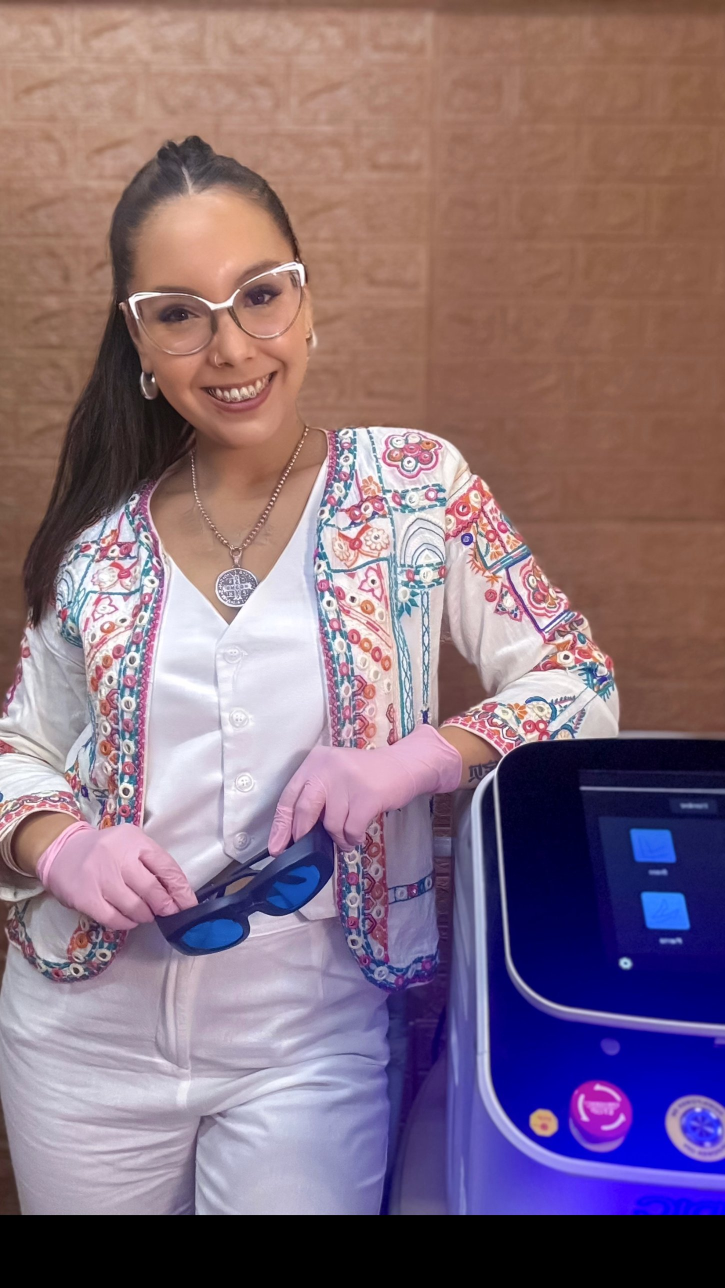
#> input picture material/flor-hero-retocada-original.jpg, 1449 x 2576 px (shown at 1/2 size)
$ python optimizar_imagenes.py
#> lines starting #> are read from the running program, lines starting #| are printed output that depends on the picture
"""Genera las imágenes livianas de la página en img/ (WebP, en dos tamaños cada una).
Uso: python3 preview/optimizar_imagenes.py   (después correr python3 preview/build.py)
Las fotos de Flor y del gabinete salen de los originales de material/ (mejor calidad de partida);
las miniaturas de Instagram, de preview/ig/. Los logos y la firma ya están en WebP y se copian.
"""
import shutil
from pathlib import Path
from PIL import Image, ImageOps

RAIZ = Path(__file__).resolve().parent.parent
MAT, PREV, OUT = RAIZ / "material", RAIZ / "preview", RAIZ / "img"
OUT.mkdir(exist_ok=True)
CALIDAD = 68  # WebP: buen equilibrio entre nitidez y peso para fotos


def abrir(p):
    return ImageOps.exif_transpose(Image.open(p)).convert("RGB")
#> returned value is the input picture: PIL image 1449x2576 RGB; mean R, G, B 134, 109.7, 123.6


def recorte_45(im, arriba):
    """Recorta a 4:5 desde `arriba` (sin pasarse del borde)."""
    w, h = im.size
    t = round(w * 5 / 4)
    y = max(0, min(arriba, h - t))
    return im.crop((0, y, w, y + t))


def sin_franja_negra(im):
    """Quita filas casi negras al pie (capturas con barra)."""
    px = im.convert("L").load()
    w, h = im.size
#> w = 1449; h = 2576
    b = h
#> b = 2576
    while b > 0 and sum(px[x, b - 1] for x in range(0, w, 8)) / len(range(0, w, 8)) < 20:
        b -= 1
#> this loop made 146 passes
#> b on passes 1 to 12: 2575, 2574, 2573, 2572, 2571, 2570, 2569, 2568, 2567, 2566, 2565, 2564
#> after the loop, b = 2430
    return im.crop((0, 0, w, b))
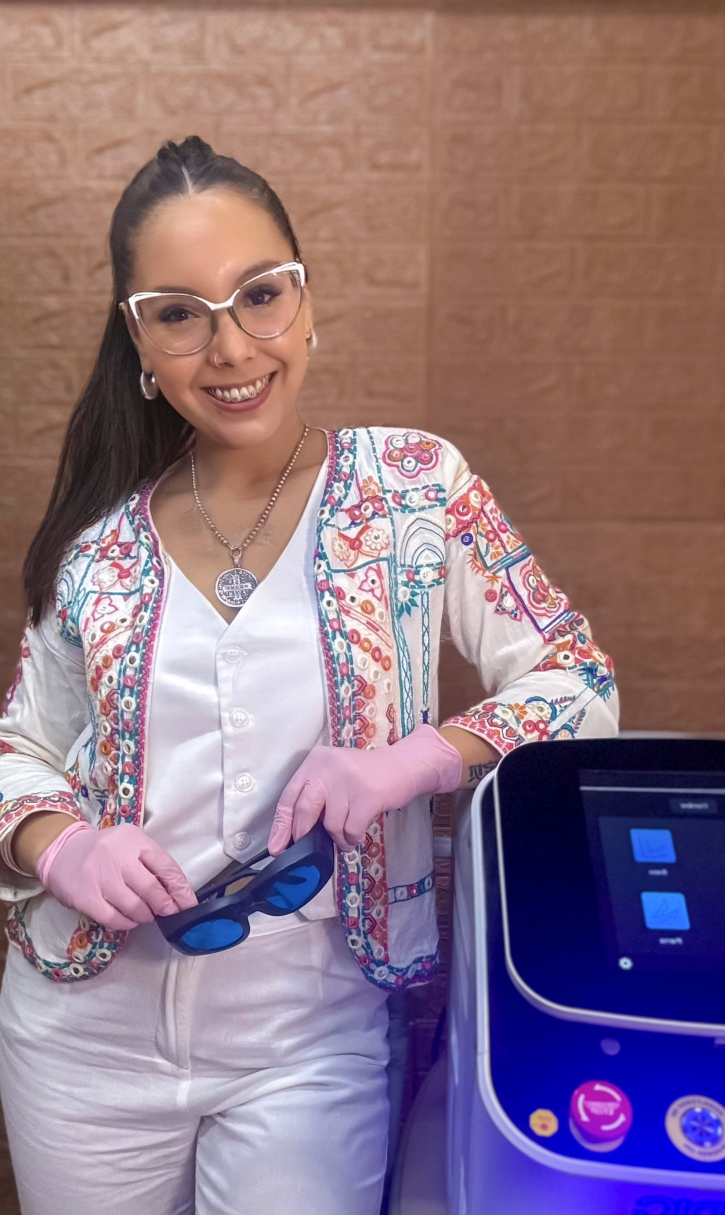
#> returned value: PIL image 1449x2430 RGB (shown at 1/2 size); mean R, G, B 142.1, 116.3, 131


def guardar(im, nombre, anchos):
    for a in anchos:
        x = im.resize((a, round(im.height * a / im.width)), Image.LANCZOS)
        x.save(OUT / f"{nombre}-{a}.webp", "WEBP", quality=CALIDAD, method=6)


fotos = {
    # nombre: (original, recorte desde arriba, anchos)
    "flor-hero": (sin_franja_negra(abrir(MAT / "flor-hero-retocada-original.jpg")), 140, (480, 720)),
    "flor-trabajando": (abrir(MAT / "flor-trabajando-original.jpg"), 46, (480, 720)),
    "gabinete": (abrir(MAT / "gabinete-original.jpg"), 60, (480, 720)),
}
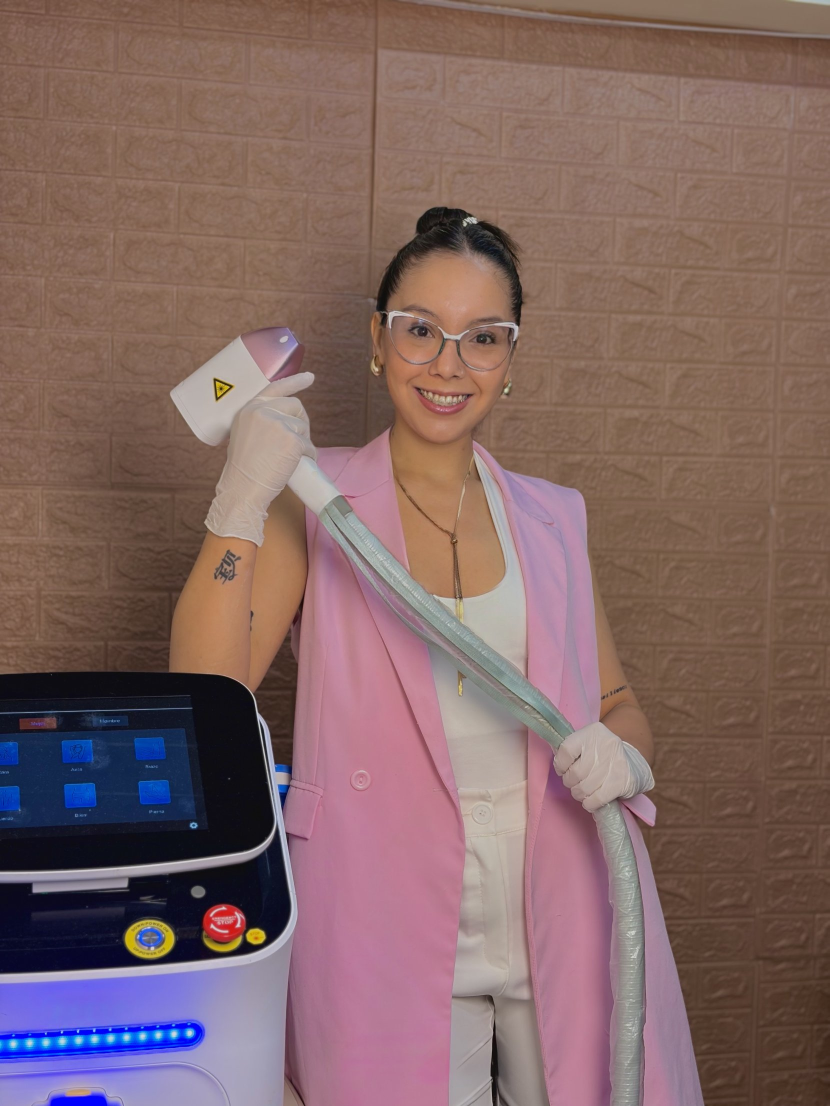
#> input picture material/flor-trabajando-original.jpg, 1659 x 2212 px (shown at 1/2 size)
#> in abrir, returned value is the input picture: PIL image 1659x2212 RGB; mean R, G, B 129.7, 102.2, 100.7
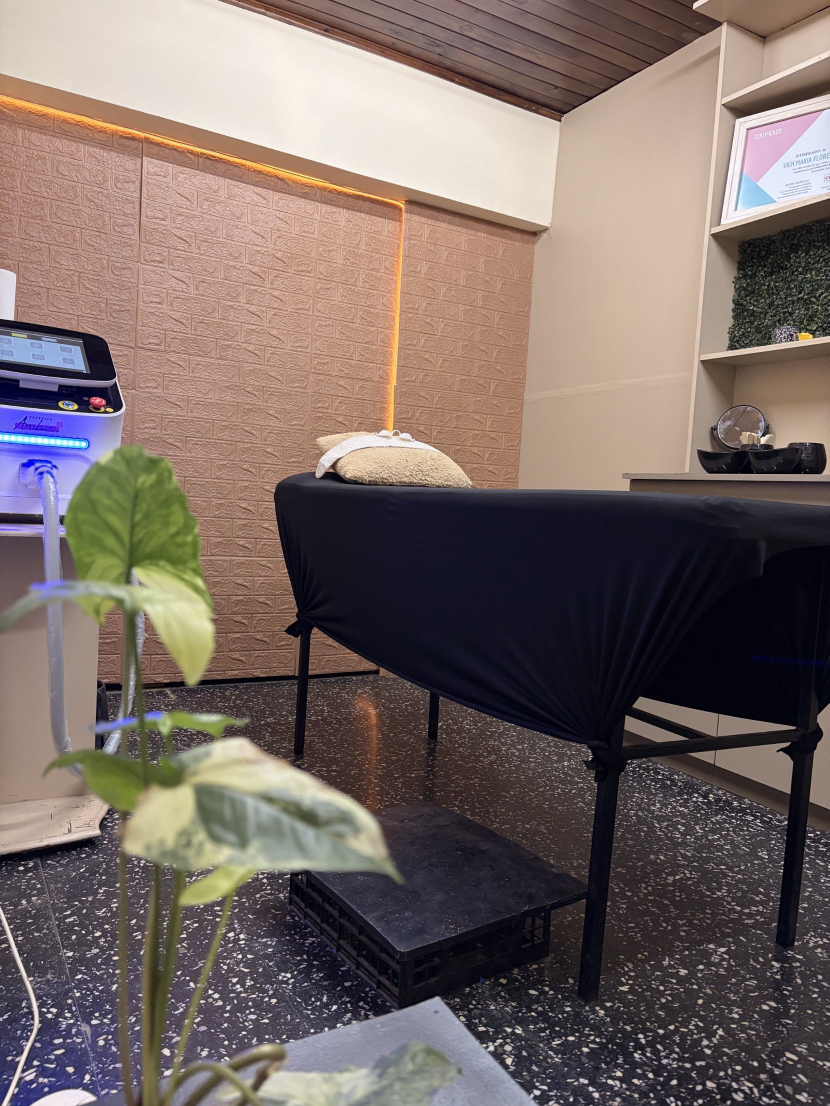
#> input picture material/gabinete-original.jpg, 1659 x 2212 px (shown at 1/2 size)
#> in abrir, returned value is the input picture: PIL image 1659x2212 RGB; mean R, G, B 120.1, 106, 101.3
for nombre, (im, arriba, anchos) in fotos.items():
    guardar(recorte_45(im, arriba), nombre, anchos)
#> this loop made 3 passes
#> (arriba, w in recorte_45, h in recorte_45, t in recorte_45, y in recorte_45) on passes 1 to 3: (140, 1449, 2430, 1811, 140), (46, 1659, 2212, 2074, 46), (60, 1659, 2212, 2074, 60)
#> pass 1, in guardar, `x.save(OUT / f"{nombre}-{a}.webp", "WEBP", quality=CALIDAD, method=6)`:
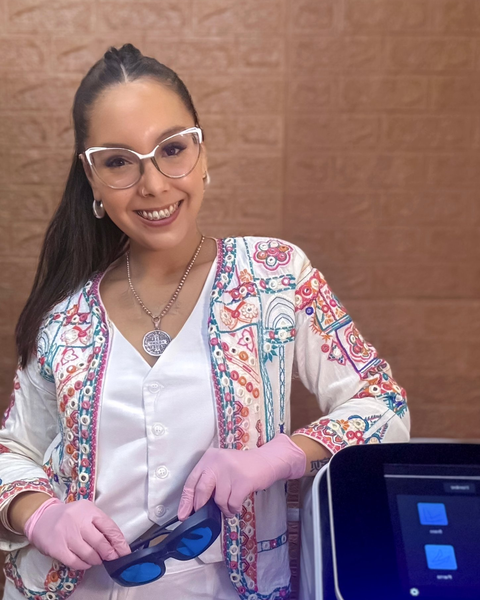
#> saved as flor-hero-480.webp: PIL image 480x600 RGB; mean R, G, B 146.9, 118.1, 120.7
#> pass 2, in guardar (call 2), `x.save(OUT / f"{nombre}-{a}.webp", "WEBP", quality=CALIDAD, method=6)`:
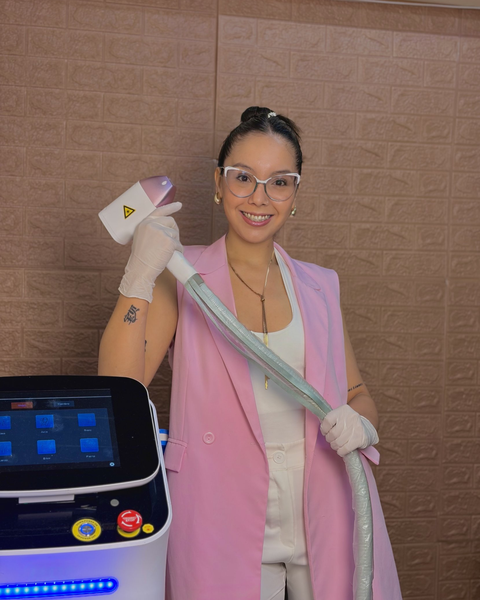
#> saved as flor-trabajando-480.webp: PIL image 480x600 RGB; mean R, G, B 129.2, 101.7, 99.2

for f in sorted((PREV / "ig").glob("*.jpg")):
    guardar(abrir(f), "ig-" + f.stem, (320, 480))

for f in ("logo-h.webp", "logo-full-osc.webp", "firma-terereestudio.webp"):
    shutil.copy(PREV / f, OUT / f)

total = sum(p.stat().st_size for p in OUT.glob("*.webp"))
for p in sorted(OUT.glob("*.webp")):
    print(f"{p.name:32} {p.stat().st_size / 1024:6.1f} KB")
print(f"total en img/: {total / 1024:.0f} KB")
